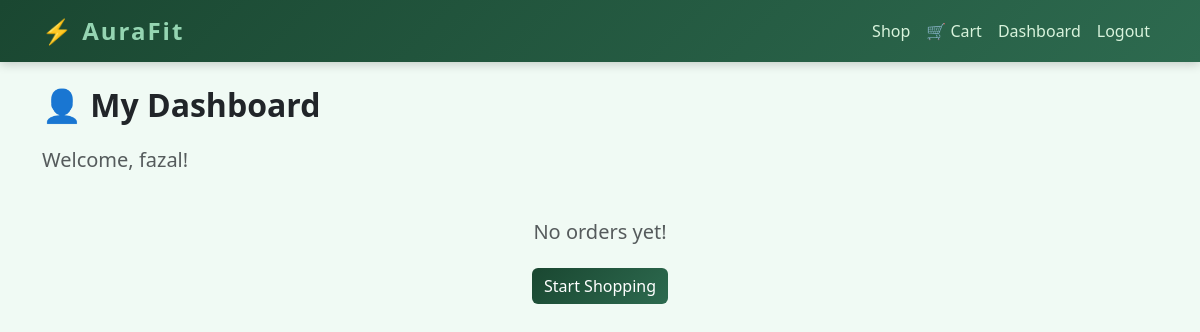
The app's page /accounts/dashboard/ (signed in), older data.
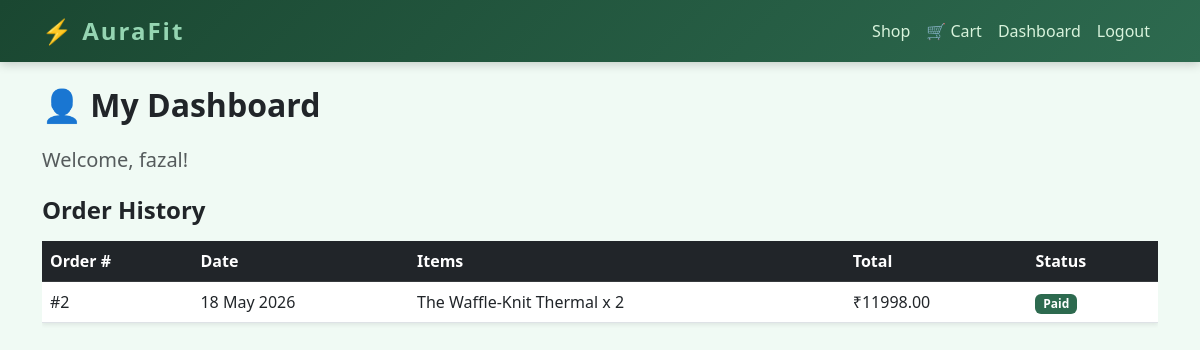
The same page, newer data.
### orders/models.py (models this page shows, shortened)
class Order(models.Model):
    user = models.ForeignKey(User, on_delete=models.CASCADE)
    full_name = models.CharField(max_length=200, default='')
    email = models.EmailField()
    phone = models.CharField(max_length=15, default='')
    address = models.TextField()
    city = models.CharField(max_length=100, default='')
    state = models.CharField(max_length=100, default='')
    pincode = models.CharField(max_length=10, default='')
    created_at = models.DateTimeField(auto_now_add=True)
    paid = models.BooleanField(default=False)
    def total(self):
        return sum(item.subtotal() for item in self.items.all())

class OrderItem(models.Model):
    order = models.ForeignKey(Order, on_delete=models.CASCADE, related_name='items')
    product = models.ForeignKey(Product, on_delete=models.CASCADE)
    quantity = models.PositiveIntegerField()
    price = models.DecimalField(max_digits=10, decimal_places=2)
    def subtotal(self):
        return self.price * self.quantity

### products/models.py (models this page shows, shortened)
class Product(models.Model):
    category = models.ForeignKey(Category, on_delete=models.SET_NULL, null=True, blank=True)
    name = models.CharField(max_length=200)
    description = models.TextField(blank=True)
    price = models.DecimalField(max_digits=10, decimal_places=2)
    stock = models.PositiveIntegerField(default=0)
    image = models.ImageField(upload_to='products/', blank=True, null=True)
    created_at = models.DateTimeField(auto_now_add=True)

### accounts/views.py (the view)
# urls.py: path('dashboard/', views.dashboard, name='dashboard'),
@login_required
def dashboard(request):
    orders = Order.objects.filter(user=request.user).order_by('-created_at')
    return render(request, 'accounts/dashboard.html', {'orders': orders})

### templates/accounts/dashboard.html (shortened to what this page needs)
{% extends 'base.html' %}
{% block content %}
<h2 class="fw-bold mb-4">👤 My Dashboard</h2>
<h5 class="text-muted mb-4">Welcome, {{ user.username }}!</h5>
{% if orders %}
<h4 class="fw-bold mb-3">Order History</h4>
<div class="table-responsive">
    <table class="table align-middle shadow-sm">
        <thead class="table-dark">
            <tr>
                <th>Order #</th>
                <th>Date</th>
                <th>Items</th>
                <th>Total</th>
                <th>Status</th>
            </tr>
        </thead>
        <tbody>
            {% for order in orders %}
            <tr>
                <td>#{{ order.id }}</td>
                <td>{{ order.created_at|date:"d M Y" }}</td>
                <td>
                    {% for item in order.items.all %}
                        {{ item.product.name }} x {{ item.quantity }}<br>
                    {% endfor %}
                </td>
                <td>₹{{ order.total }}</td>
                <td>
                    {% if order.paid %}
                        <span class="badge bg-success">Paid</span>
                    {% else %}
                        <span class="badge bg-danger">Unpaid</span>
                    {% endif %}
                </td>
            </tr>
            {% endfor %}
        </tbody>
    </table>
</div>
{% else %}
<div class="text-center mt-5">
    <h5 class="text-muted">No orders yet!</h5>
    <a href="/" class="btn btn-dark mt-3">Start Shopping</a>
</div>
{% endif %}
{% endblock %}

Row changes from the older to the newer data that the page shows:
added Order: id "2", created_at "18 May 2026", total "11998.00", paid "Paid"
added OrderItem: product.name "The Waffle-Knit Thermal", quantity "2"
Text that changed along with them:
text no longer shown: "No orders yet! Start Shopping"
text now shown: "Order History Order # Date Items Total Status"
